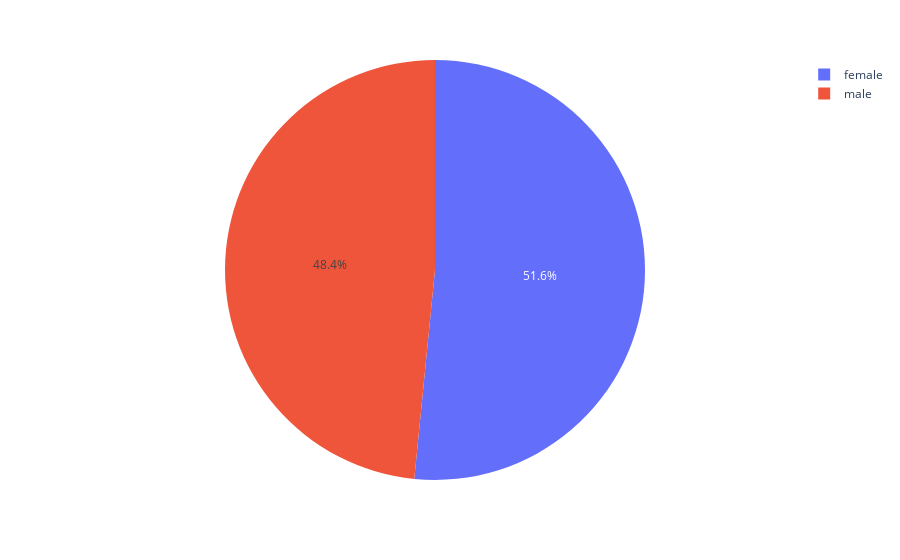

Write notebook code for a chart like this one.
### Code cell
px.pie(grouped_unemployed, values='total_unemployed_population', names='sex', color='sex', 
       labels={'sex': 'sex', 'total_unemployed_population': 'total_unemployed_population'})

### Figure 1 — Plotly figure (JSON) as saved in the notebook; plotly's stock layout.template omitted (floating-point values rounded to 4 significant figures)
{"data": [{"customdata": [["female"], ["male"], ["female"], ["male"], ["female"], ["male"], ["female"], ["male"], ["female"], ["male"], ["female"], ["male"], ["female"], ["male"], ["female"], ["male"], ["female"], ["male"], ["female"], ["male"]], "domain": {"x": [0, 1], "y": [0, 1]}, "hovertemplate": "sex=%{customdata[0]}<br>total_unemployed_population=%{value}<extra></extra>", "labels": ["female", "male", "female", "male", "female", "male", "female", "male", "female", "male", "female", "male", "female", "male", "female", "male", "female", "male", "female", "male"], "legendgroup": "", "marker": {"colors": ["#636efa", "#EF553B", "#636efa", "#EF553B", "#636efa", "#EF553B", "#636efa", "#EF553B", "#636efa", "#EF553B", "#636efa", "#EF553B", "#636efa", "#EF553B", "#636efa", "#EF553B", "#636efa", "#EF553B", "#636efa", "#EF553B"]}, "name": "", "showlegend": true, "type": "pie", "values": [0.2166, 0.2146, 0.2216, 0.2213, 0.2867, 0.2791, 0.3522, 0.3355, 0.4231, 0.3955, 0.4763, 0.4522, 0.4955, 0.4534, 0.5017, 0.4597, 0.5114, 0.4702, 0.5204, 0.4796]}], "layout": {"legend": {"tracegroupgap": 0}, "margin": {"t": 60}}}
